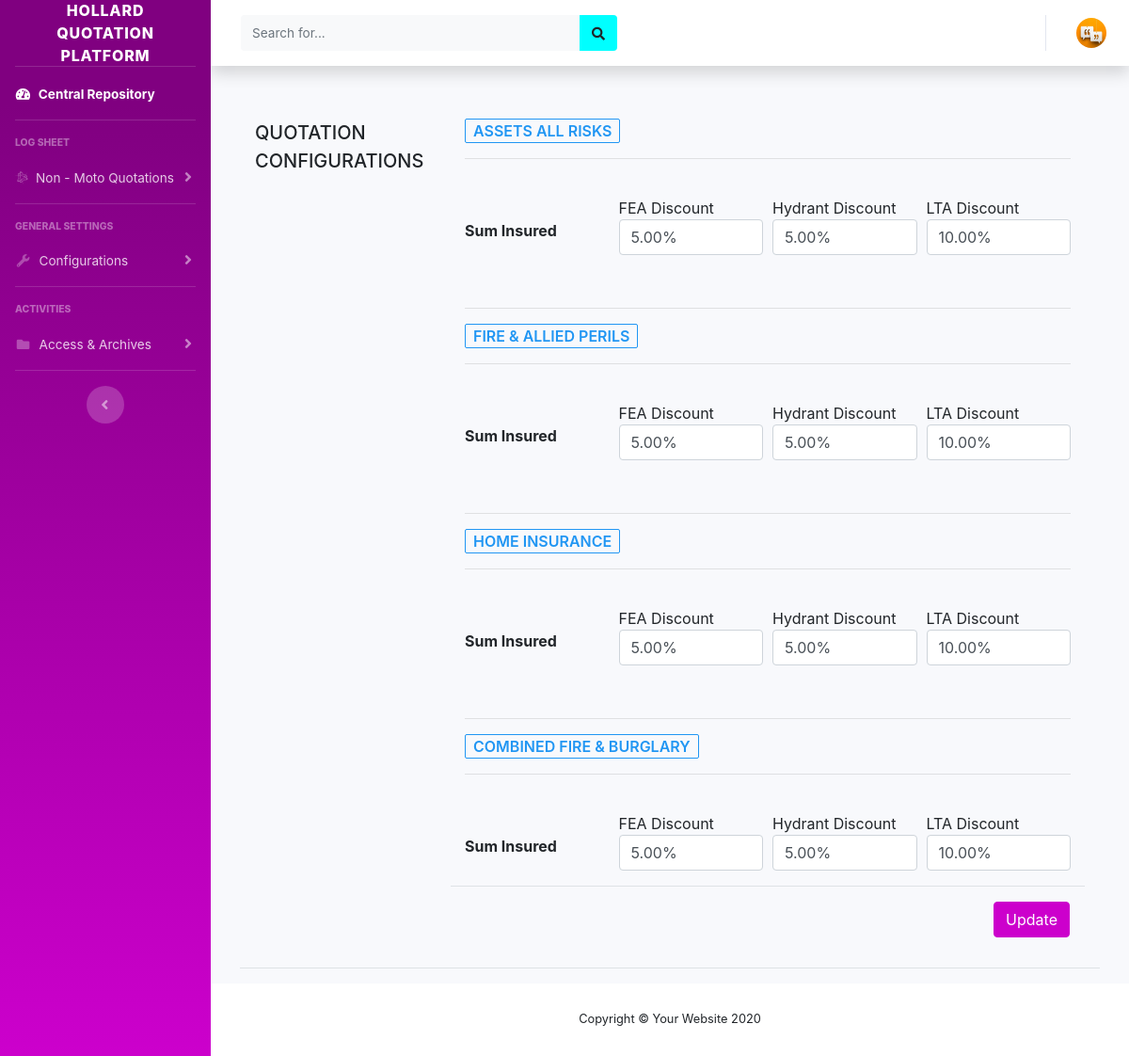
The app's page /admin/config_combo.php with its own data.
### tables this page shows
CREATE TABLE `config_combo` (
  `id` int(11) NOT NULL,
  `fea_dscut_si` varchar(150) NOT NULL DEFAULT '5.00%',
  `hd_si` varchar(150) NOT NULL DEFAULT '5.00%',
  `ltad_si` varchar(150) NOT NULL DEFAULT '10.00%',
  `fea_dscut_si2` varchar(150) NOT NULL DEFAULT '5.00%',
  `hd_si2` varchar(150) NOT NULL DEFAULT '5.00%',
  `ltad_si2` varchar(150) NOT NULL DEFAULT '10.00%',
  `fea_dscut_si3` varchar(150) NOT NULL DEFAULT '5.00%',
  `hd_si3` varchar(150) NOT NULL DEFAULT '5.00%',
  `ltad_si3` varchar(150) NOT NULL DEFAULT '10.00%',
  `fea_dscut_si4` varchar(150) NOT NULL DEFAULT '5.00%',
  `hd_si4` varchar(150) NOT NULL DEFAULT '5.00%',
  `ltad_si4` varchar(150) NOT NULL DEFAULT '10.00%'
);

### admin/config_combo.php (the view, shortened to what this page needs)
<?php
include('includes/header.php');
include('includes/menubar.php');
?>
<div class="container-fluid">
    <div class="modal-body">
        <div class="modal-header">
            <h5 class="modal-title" id="quotationConfig">QUOTATION CONFIGURATIONS</h5>
            <form class="config_form" action="" method="POST" id="config_form" name="config_form" enctype="multipart/form-data">
                <section class="container-fluid">
                <?php
                    $getVals = mysqli_query($conn, "SELECT * FROM `config_combo` WHERE `id`='1'");
                        while($vals = mysqli_fetch_assoc($getVals)){
                  ?>
                  <div class="main-wrapper">
                    <div class="label label-primary label-outlined">ASSETS ALL RISKS</div><hr><br>
                      <div class="form-group">
                        <div class="form-row">
                         <div class="col"><br>
                           <label for="src" style="font-weight: bold;">Sum Insured</label>
                         </div>
                           <div class="col">FEA Discount
                               <input type="text" class="form-control" id="edit_fea_dscut_si" value="<?= $vals['fea_dscut_si']; ?>" name="edit_fea_dscut_si">
                           </div>
                            <div class="col">Hydrant Discount
                                <input type="text" class="form-control" id="edit_hd_si" value="<?= $vals['hd_si'];  ?>" name="edit_hd_si">
                            </div>
                             <div class="col">LTA Discount
                                <input type="text" class="form-control" id="edit_ltad_si" value="<?= $vals['ltad_si'];  ?>" name="edit_ltad_si">
                            </div>
                         </div>
                        </div>
                        <br><hr>
                    </div>
                    <div class="main-wrapper">
                    <div class="label label-primary label-outlined">FIRE &amp; ALLIED PERILS</div><hr><br>
                      <div class="form-group">
                        <div class="form-row">
                         <div class="col"><br>
                           <label for="src" style="font-weight: bold;">Sum Insured</label>
                         </div>
                           <div class="col">FEA Discount
                               <input type="text" class="form-control" id="edit_fea_dscut_si2" value="<?= $vals['fea_dscut_si2']; ?>" name="edit_fea_dscut_si2">
                           </div>
                            <div class="col">Hydrant Discount
                                <input type="text" class="form-control" id="edit_hd_si2" value="<?= $vals['hd_si2'];  ?>" name="edit_hd_si2">
                            </div>
                             <div class="col">LTA Discount
                                <input type="text" class="form-control" id="edit_ltad_si2" value="<?= $vals['ltad_si2'];  ?>" name="edit_ltad_si2">
                            </div>
                         </div>
                        </div>
                        <br><hr>
                    </div>
                    <div class="main-wrapper">
                    <div class="label label-primary label-outlined">HOME INSURANCE</div><hr><br>
                      <div class="form-group">
                        <div class="form-row">
                         <div class="col"><br>
                           <label for="src" style="font-weight: bold;">Sum Insured</label>
                         </div>
                           <div class="col">FEA Discount
                               <input type="text" class="form-control" id="edit_fea_dscut_si3" value="<?= $vals['fea_dscut_si3']; ?>" name="edit_fea_dscut_si3">
                           </div>
                            <div class="col">Hydrant Discount
                                <input type="text" class="form-control" id="edit_hd_si3" value="<?= $vals['hd_si3'];  ?>" name="edit_hd_si3">
                            </div>
                             <div class="col">LTA Discount
                                <input type="text" class="form-control" id="edit_ltad_si3" value="<?= $vals['ltad_si3'];  ?>" name="edit_ltad_si3">
                            </div>
                         </div>
                        </div>
                    </div>
                    <br><hr>
                    <div class="main-wrapper">
                    <div class="label label-primary label-outlined">COMBINED FIRE &amp; BURGLARY</div><hr><br>
                      <div class="form-group">
                        <div class="form-row">
                         <div class="col"><br>
                           <label for="src" style="font-weight: bold;">Sum Insured</label>
                         </div>
                           <div class="col">FEA Discount
                               <input type="text" class="form-control" id="edit_fea_dscut_si4" value="<?= $vals['fea_dscut_si4']; ?>" name="edit_fea_dscut_si4">
                           </div>
                            <div class="col">Hydrant Discount
                                <input type="text" class="form-control" id="edit_hd_si4" value="<?= $vals['hd_si4'];  ?>" name="edit_hd_si4" onkeypress="return numberOnly(event)">
                            </div>
                             <div class="col">LTA Discount
                                <input type="text" class="form-control" id="edit_ltad_si4" value="<?= $vals['ltad_si4'];  ?>" name="edit_ltad_si4">
                            </div>
                         </div>
                        </div>
                    </div>
                    <?php
                        }
                    ?>
                </section>
                <div class="modal-footer">
                    <button type="button" name="updatebtn_combo" id="updatebtn_combo" class="btn btn-purple">Update</button>
                </div>
            </form>
        </div>
    </div>
</div>
<?php
include('includes/footer.php');
?>

### admin/style.css (style rules this page uses)
.label { display: inline-block; line-height: 1; text-align: center; white-space: nowrap; vertical-align: baseline; padding: 4px 8px; border-radius: 2px; font-size: 16px; font-weight: 600; color: #FFF }
.label.label-primary { background-color: #2196F3 }
.label.label-outlined { border-width: 1px; border-style: solid; background-color: transparent }
.label.label-outlined.label-primary { border-color: #2196F3; color: #2196F3 }

### records on screen
config_combo: edit_fea_dscut_si "5.00%", edit_hd_si "5.00%", edit_ltad_si "10.00%", edit_fea_dscut_si2 "5.00%", edit_hd_si2 "5.00%", edit_ltad_si2 "10.00%", edit_fea_dscut_si3 "5.00%", edit_hd_si3 "5.00%", edit_ltad_si3 "10.00%", edit_fea_dscut_si4 "5.00%", edit_hd_si4 "5.00%", edit_ltad_si4 "10.00%"
